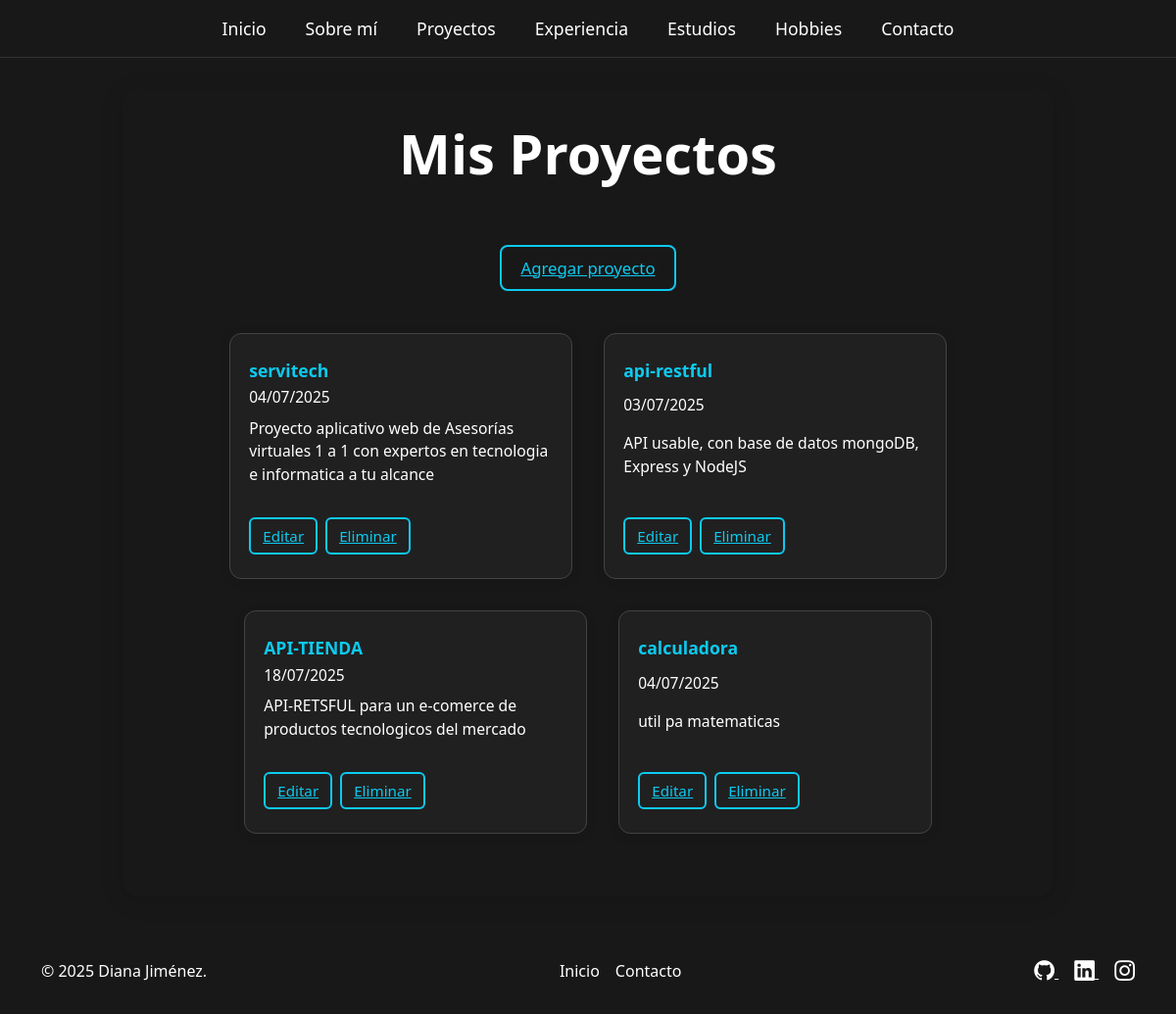
The page /proyectos/ on the database its author committed.
### portafolio_app/models.py (models this page shows, shortened)
class Proyecto(models.Model):
    titulo = models.CharField(max_length=100)
    descripcion = models.TextField()
    fecha = models.DateField()

### portafolio_app/views.py (the view)
# urls.py: path('proyectos/', views.listaProyectos, name='listaProyectos'),
def listaProyectos(request):
    proyectos = Proyecto.objects.all()
    return render(request, 'portafolio/lista_proyectos.html', {'proyectos': proyectos})

### portafolio_app/templates/portafolio/lista_proyectos.html
{% extends 'portafolio/base.html' %}
{% block contenido %}
<div class="crud-container">
    <h1 class="display-4 fw-bold gradient-text text-center mb-5">Mis Proyectos</h1>
    <div class="d-flex justify-content-center mb-4 mt-3">
        <a href="{% url 'crear_proyecto' %}" class="btn-add-project">Agregar proyecto</a>
    </div>
    <div class="crud-list d-flex">
        {% for proyecto in proyectos %}
        <div class="project-card-horizontal">
            <a href="#" class="crud-item-title">{{ proyecto.titulo }}</a>
            <div class="crud-item-meta">{{ proyecto.fecha|date:"d/m/Y" }}</div>
            <div class="project-description">{{ proyecto.descripcion }}</div>
            <div class="crud-actions-horizontal mt-3">
                <a href="{% url 'editar_proyecto' proyecto.id %}" class="btn-sm">Editar</a>
                <a href="{% url 'eliminar_proyecto' proyecto.id %}" class="btn-sm">Eliminar</a>
            </div>
        </div>
        {% empty %}
        <div class="text-center text-muted">No hay proyectos registrados.</div>
        {% endfor %}
    </div>
</div>
{% endblock %}

### static/css/styles.css (style rules this page uses)
html, body { min-height: 100vh; background: #181818; }
body { display: flex; flex-direction: column; height: 100vh; color: #fff; }
body, h1, h2, h3, h4, h5, h6, p, ul, ol, li, label, span, a, .lead { color: #fff; }

### static/css/crud_portafolio.css (style rules this page uses)
.crud-container { background-color: var(--color-bg, #181818); border-radius: 16px; padding: 2rem 1.5rem; margin: 2rem auto; box-shadow: 0 4px 24px rgba(0, 0, 0, 0.13); max-width: 950px; }
.btn-add-project { display: inline-block; min-width: 160px; font-size: 1.05rem; padding: 0.55rem 1.2rem; border-radius: 8px; font-weight: 500; margin-bottom: 1.2rem; margin-top: 0.7rem; color: #0dcaf0; border: 2px solid #0dcaf0; background-color: transparent; transition: background 0.2s, color 0.2s; text-align: center; }
.crud-list.d-flex { flex-direction: row; flex-wrap: wrap; gap: 2rem; justify-content: center; margin-bottom: 2rem; }
.project-card-horizontal { min-width: 320px; max-width: 350px; background: #202020; border-radius: 12px; box-shadow: 0 2px 12px rgba(0, 0, 0, 0.1); border: 1px solid #444; padding: 1.5rem 1.2rem; display: flex; flex-direction: column; justify-content: space-between; align-items: flex-start; color: #fff; transition: border-color 0.25s, box-shadow 0.25s; }
.crud-item-title { color: #0dcaf0; font-weight: bold; font-size: 1.1rem; text-decoration: none; margin-bottom: 0.2rem; }
.crud-item-meta { color: #fff; font-size: 0.97rem; margin-bottom: 0.5rem; }
.project-description { color: #fff; margin-bottom: 1rem; font-size: 0.98rem; }
.crud-actions-horizontal { display: flex; gap: 0.5rem; }
.btn-sm { padding: 0.35rem 0.75rem; font-size: 0.95rem; border-radius: 6px; color: #0dcaf0; border: 2px solid #0dcaf0; background-color: transparent; transition: background 0.2s, color 0.2s; }

### static/css/estudios.css (style rules this page uses)
body { background: #181818; }

### rows shown on the page
Proyecto: titulo "servitech", fecha "04/07/2025", descripcion "Proyecto aplicativo web de Asesorías virtuales 1 a 1 con expertos en tecnologia e informatica a tu alcance"
Proyecto: titulo "api-restful", fecha "03/07/2025", descripcion "API usable, con base de datos mongoDB, Express y NodeJS"
Proyecto: titulo "API-TIENDA", fecha "18/07/2025", descripcion "API-RETSFUL para un e-comerce de productos tecnologicos del mercado"
Proyecto: titulo "calculadora", fecha "04/07/2025", descripcion "util pa matematicas"
